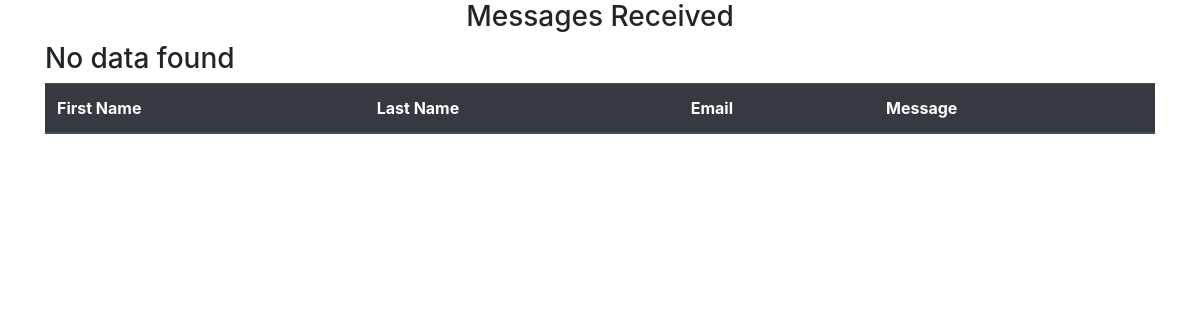
/show/, run on an earlier commit of the app's database.
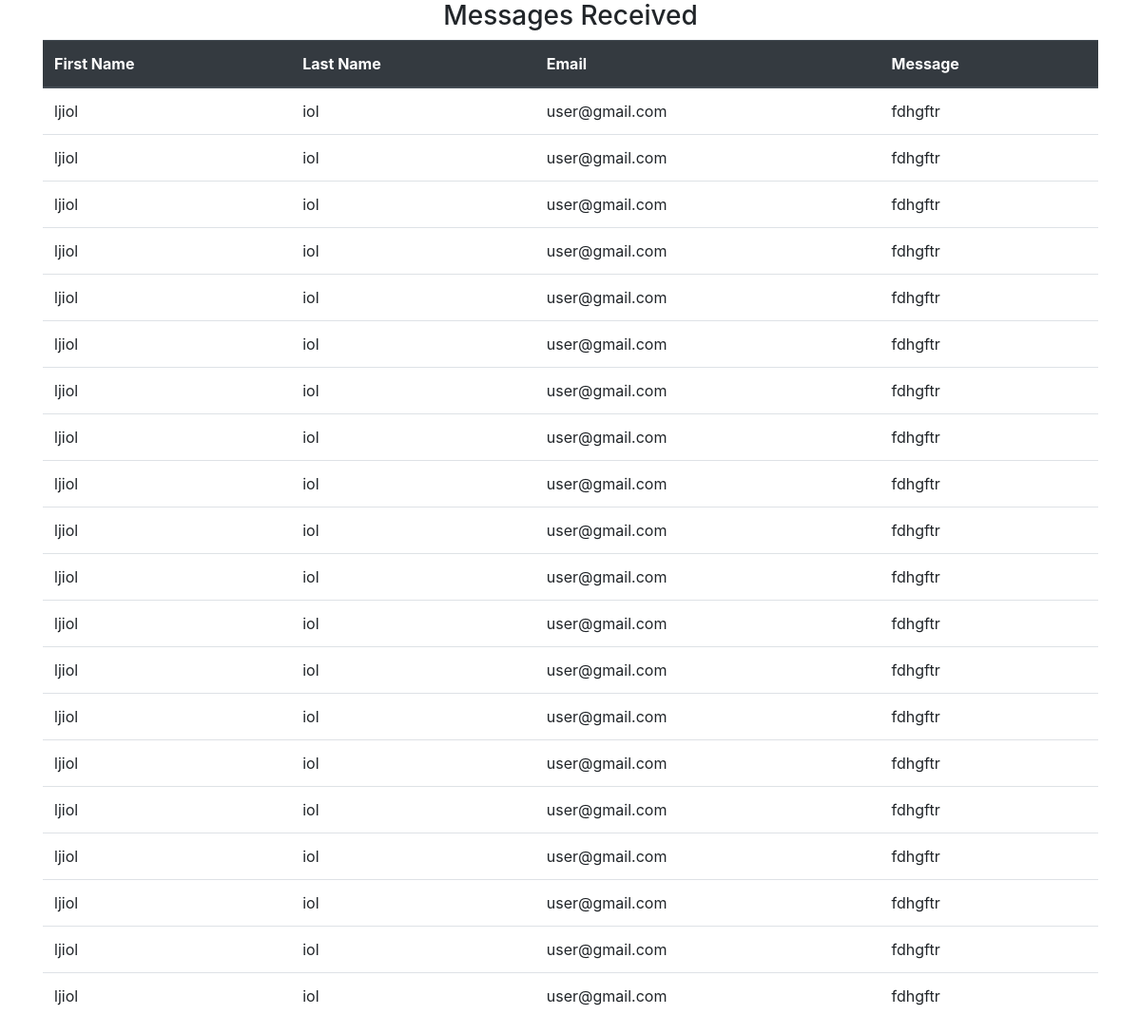
And on a later commit of the database.
### pages/models.py (models this page shows)
class Contact(models.Model):
    first_name = models.CharField(max_length=60, blank=True)
    last_name = models.CharField(max_length=60, blank=True)
    email = models.CharField(max_length=60, blank=True)
    message = models.TextField(max_length=300, blank=True)
    updated_at = models.DateTimeField(auto_now_add=True)
    def __str__(self):
        return self.first_name

### pages/views.py (the view)
# urls.py: path('show/', views.show, name='show'),
def show(request):
    info = Contact.objects.all()
    print(info)
    context = {
        'info': info
    }
    return render(request, 'pages/show.html', context)

### templates/pages/show.html (shortened to what this page needs)
<!doctype html>
<html lang="en">
<head>
     <link rel="stylesheet" href="https://stackpath.bootstrapcdn.com/bootstrap/4.5.2/css/bootstrap.min.css">
</head>
<body>
    <div class="container">
            <h3 style="text-align: center">Messages Received</h3>
        <table class="table">
          <thead class="thead-dark">
            <tr>
              <th scope="col">First Name</th>
              <th scope="col">Last Name</th>
              <th scope="col">Email</th>
              <th scope="col">Message</th>
            </tr>
          </thead>
          <tbody>
          {% if info %}
              {% for inf in info %}
                 <tr>
                      <td>{{ inf.first_name }}</td>
                      <td>{{ inf.last_name }}</td>
                      <td>{{ inf.email }}</td>
                      <td>{{ inf.message }}</td>
                 </tr>
              {% endfor %}
          {% else %}
              <h3>No data found</h3>
          {% endif %}
          </tbody>
        </table>
    </div>
</body>
</html>

What changed in the data, as far as the page shows it:
added Contact: first_name "ljiol", last_name "iol", email "user@gmail.com", message "fdhgftr"
added Contact: first_name "ljiol", last_name "iol", email "user@gmail.com", message "fdhgftr"
added Contact: first_name "ljiol", last_name "iol", email "user@gmail.com", message "fdhgftr"
added Contact: first_name "ljiol", last_name "iol", email "user@gmail.com", message "fdhgftr"
added Contact: first_name "ljiol", last_name "iol", email "user@gmail.com", message "fdhgftr"
added Contact: first_name "ljiol", last_name "iol", email "user@gmail.com", message "fdhgftr"
added Contact: first_name "ljiol", last_name "iol", email "user@gmail.com", message "fdhgftr"
added Contact: first_name "ljiol", last_name "iol", email "user@gmail.com", message "fdhgftr"
added Contact: first_name "ljiol", last_name "iol", email "user@gmail.com", message "fdhgftr"
added Contact: first_name "ljiol", last_name "iol", email "user@gmail.com", message "fdhgftr"
added Contact: first_name "ljiol", last_name "iol", email "user@gmail.com", message "fdhgftr"
added Contact: first_name "ljiol", last_name "iol", email "user@gmail.com", message "fdhgftr"
added Contact: first_name "ljiol", last_name "iol", email "user@gmail.com", message "fdhgftr"
added Contact: first_name "ljiol", last_name "iol", email "user@gmail.com", message "fdhgftr"
added Contact: first_name "ljiol", last_name "iol", email "user@gmail.com", message "fdhgftr"
added Contact: first_name "ljiol", last_name "iol", email "user@gmail.com", message "fdhgftr"
added Contact: first_name "ljiol", last_name "iol", email "user@gmail.com", message "fdhgftr"
added Contact: first_name "ljiol", last_name "iol", email "user@gmail.com", message "fdhgftr"
added Contact: first_name "ljiol", last_name "iol", email "user@gmail.com", message "fdhgftr"
added Contact: first_name "ljiol", last_name "iol", email "user@gmail.com", message "fdhgftr"
Also different on the page:
text no longer shown: "No data found"
